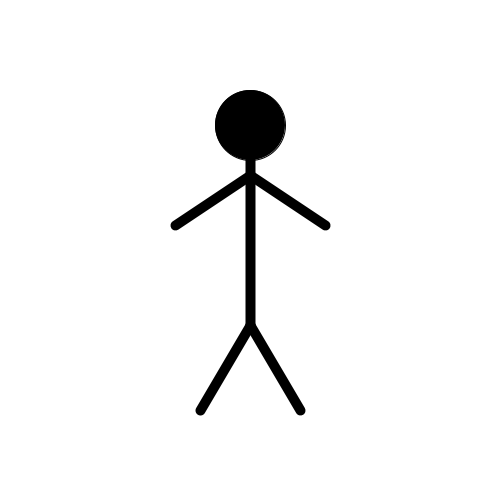
Frame 1 (no input)
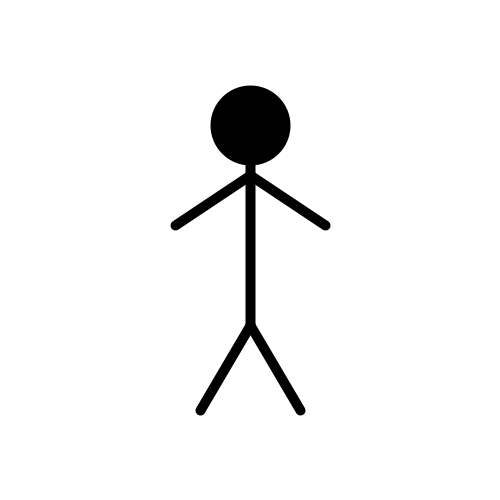
Frame 60 (the mouse pressed at the canvas centre just before this capture)
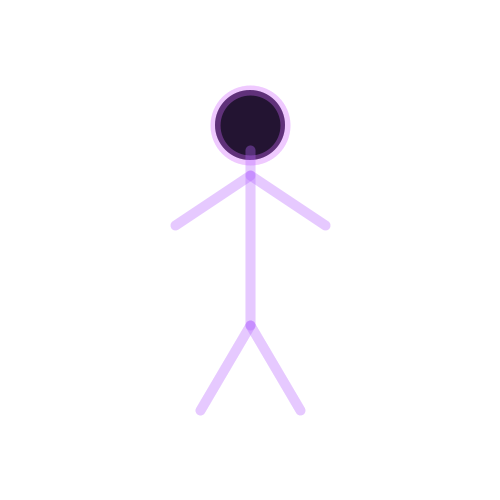
Frame 120 (the mouse held since frame 60 and released just before this capture)

The Processing sketch that drew these frames (run headless with seeded random() and noise(); from frame 60 on, the mouse is pressed at the canvas centre):

// Processing sketch: processing_160800
// ── processing_160800.pde

void setup() {
  size(500, 500);
}
void draw() {
  background(255);
  drawStickfigure(mouseX, mouseY);
  if (mousePressed == true) {
    coloredStickfigure(mouseX, mouseY);
  }
}

void drawStickfigure(int x, int y) {
  fill(0);
  ellipse(width*.5, height*.25, 70, 70);
  strokeWeight(10);
  line(width*.5, height*.30, width*.5, height*.65);
  line(width*.5, height*.35, width*.65, height*.45);
  line(width*.5, height*.35, width*.35, height*.45);
  line(width*.5, height*.65, width*.40, height*.82);
  line(width*.5, height*.65, width*.60, height*.82);
}
void coloredStickfigure(int x, int y) {
  fill(random(255), 100, 255, 50);
  ellipse(width*.5, height*.25, 70, 70);
  strokeWeight(10);
  stroke(random(255), 100, 255, 50);
  line(width*.5, height*.30, width*.5, height*.65);
  line(width*.5, height*.35, width*.65, height*.45);
  line(width*.5, height*.35, width*.35, height*.45);
  line(width*.5, height*.65, width*.40, height*.82);
  line(width*.5, height*.65, width*.60, height*.82);
}
